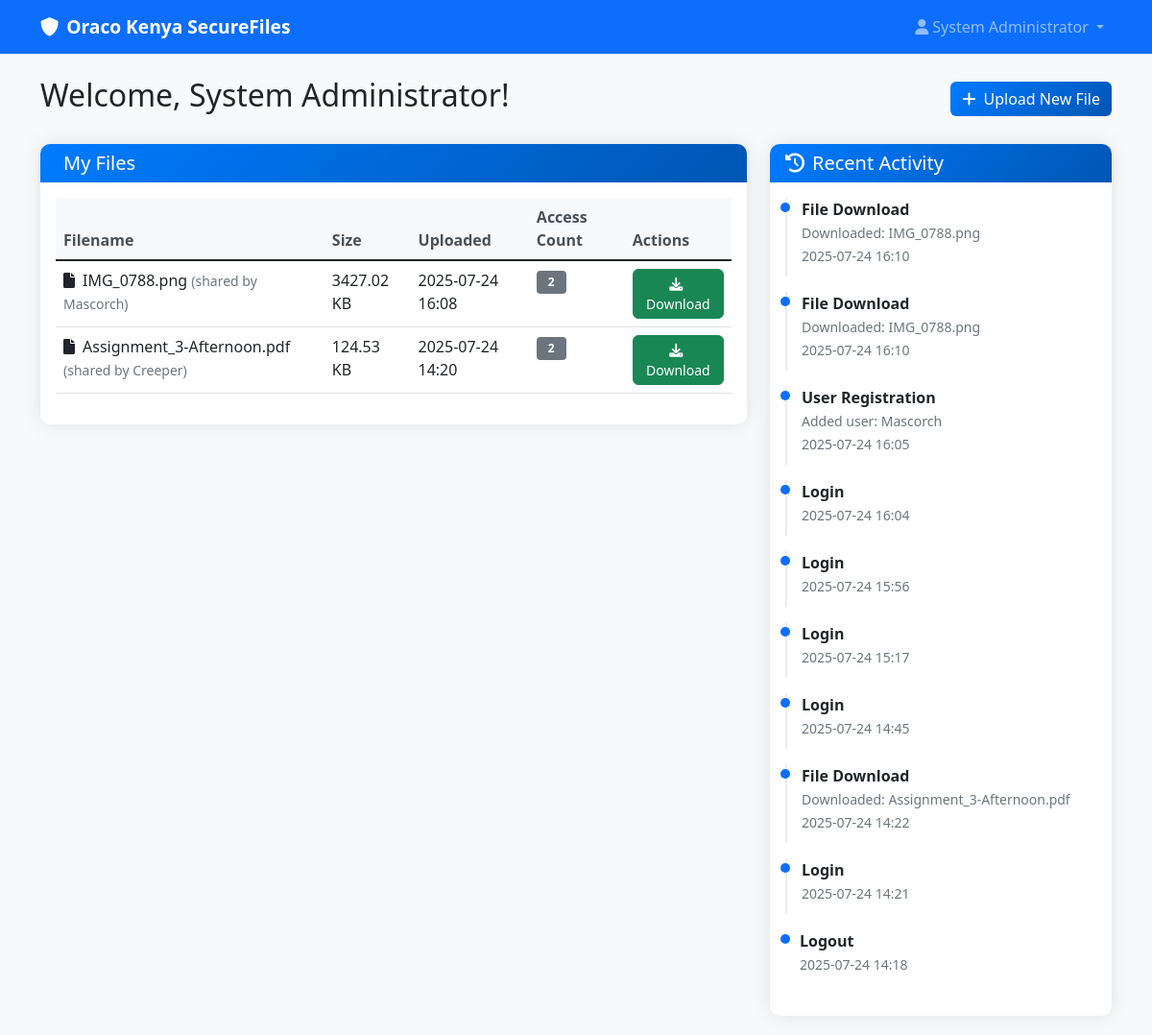
The app's page /dashboard (signed in) with its own data.
### tables this page shows
CREATE TABLE files (
        id INTEGER PRIMARY KEY AUTOINCREMENT,
        original_filename TEXT NOT NULL,
        encrypted_filename TEXT NOT NULL,
        file_size INTEGER NOT NULL,
        owner_id INTEGER NOT NULL,
        shared_with TEXT,
        encryption_key_hash TEXT NOT NULL,
        uploaded_at TIMESTAMP DEFAULT CURRENT_TIMESTAMP,
        last_accessed TIMESTAMP,
        access_count INTEGER DEFAULT 0,
        FOREIGN KEY (owner_id) REFERENCES users (id)
    );

CREATE TABLE users (
        id INTEGER PRIMARY KEY AUTOINCREMENT,
        username TEXT UNIQUE NOT NULL,
        email TEXT UNIQUE NOT NULL,
        password_hash TEXT NOT NULL,
        full_name TEXT NOT NULL,
        department TEXT NOT NULL,
        role TEXT DEFAULT 'user',
        is_active INTEGER DEFAULT 1,
        created_at TIMESTAMP DEFAULT CURRENT_TIMESTAMP,
        last_login TIMESTAMP,
        reset_token TEXT,
        reset_token_expires TIMESTAMP
    );

CREATE TABLE activity_logs (
        id INTEGER PRIMARY KEY AUTOINCREMENT,
        user_id INTEGER NOT NULL,
        action TEXT NOT NULL,
        details TEXT,
        ip_address TEXT,
        timestamp TIMESTAMP DEFAULT CURRENT_TIMESTAMP,
        FOREIGN KEY (user_id) REFERENCES users (id)
    );

### main.py (the view)
    def decorated_function(*args, **kwargs):
        if 'user_id' not in session:
            return redirect(url_for('login'))
        return f(*args, **kwargs)

### main.py (called while the page is built)
def require_login(f):
    def decorated_function(*args, **kwargs):
        if 'user_id' not in session:
            return redirect(url_for('login'))
        return f(*args, **kwargs)
    decorated_function.__name__ = f.__name__
    return decorated_function

@app.route('/dashboard')
@require_login
def dashboard():
    conn = sqlite3.connect('oraco_system.db')
    c = conn.cursor()
    c.execute('''SELECT f.id, f.original_filename, f.file_size, f.uploaded_at, f.access_count,
                        u.username as shared_by
                 FROM files f
                 LEFT JOIN users u ON f.owner_id = u.id
                 WHERE f.owner_id = ? OR f.shared_with LIKE ?
                 ORDER BY f.uploaded_at DESC''',
              (session['user_id'], f'%{session["user_id"]}%'))
    files = c.fetchall()
    c.execute('''SELECT action, details, timestamp FROM activity_logs
                 WHERE user_id = ? ORDER BY timestamp DESC LIMIT 10''',
              (session['user_id'],))
    activities = c.fetchall()
    conn.close()
    return render_template('dashboard.html', files=files, activities=activities)

### templates/dashboard.html (shortened to what this page needs)
{% extends "base.html" %}
{% block content %}
<div class="row">
    <div class="col-12">
        <div class="d-flex justify-content-between align-items-center mb-4">
            <h2>Welcome, {{ session.full_name }}!</h2>
            <a href="{{ url_for('upload_file') }}" class="btn btn-primary">
                <i class="fas fa-plus me-2"></i>Upload New File
            </a>
        </div>
    </div>
</div>
<div class="row">
    <div class="col-lg-8">
        <div class="card">
            <div class="card-header">
                <h5 class="mb-0">My Files</h5>
            </div>
            <div class="card-body">
                {% if files %}
                <div class="table-responsive">
                    <table class="table table-hover">
                        <thead>
                            <tr>
                                <th>Filename</th>
                                <th>Size</th>
                                <th>Uploaded</th>
                                <th>Access Count</th>
                                <th>Actions</th>
                            </tr>
                        </thead>
                        <tbody>
                            {% for file in files %}
                            <tr>
                                <td>
                                    <i class="fas fa-file me-2"></i>{{ file[1] }}
                                    {% if file[5] %}
                                    <small class="text-muted">(shared by {{ file[5] }})</small>
                                    {% endif %}
                                </td>
                                <td>{{ "%.2f"|format(file[2]/1024) }} KB</td>
                                <td>{{ file[3][:16] }}</td>
                                <td><span class="badge bg-secondary">{{ file[4] }}</span></td>
                                <td>
                                    <button class="btn btn-sm btn-success" onclick="downloadFile({{ file[0] }}, '{{ file[1] }}')">
                                        <i class="fas fa-download me-1"></i>Download
                                    </button>
                                </td>
                            </tr>
                            {% endfor %}
                        </tbody>
                    </table>
                </div>
                {% else %}
                <div class="text-center py-4">
                    <i class="fas fa-folder-open fa-3x text-muted mb-3"></i>
                    <p class="text-muted">No files uploaded yet. <a href="{{ url_for('upload_file') }}">Upload your first file</a></p>
                </div>
                {% endif %}
            </div>
        </div>
    </div>
    <div class="col-lg-4">
        <div class="card">
            <div class="card-header">
                <h5 class="mb-0"><i class="fas fa-history me-2"></i>Recent Activity</h5>
            </div>
            <div class="card-body">
                {% if activities %}
                <div class="timeline">
                    {% for activity in activities %}
                    <div class="timeline-item mb-3">
                        <div class="timeline-marker bg-primary"></div>
                        <div class="timeline-content">
                            <strong>{{ activity[0] }}</strong>
                            {% if activity[1] %}
                            <br><small class="text-muted">{{ activity[1] }}</small>
                            {% endif %}
                            <br><small class="text-muted">{{ activity[2][:16] }}</small>
                        </div>
                    </div>
                    {% endfor %}
                </div>
                {% else %}
                <p class="text-muted">No recent activity</p>
                {% endif %}
            </div>
        </div>
    </div>
</div>
{% endblock %}

### templates/base.html (shortened to what this page needs)
<!DOCTYPE html>
<html lang="en">
<head>
    <link href="https://cdn.jsdelivr.net/npm/bootstrap@5.1.3/dist/css/bootstrap.min.css" rel="stylesheet">
    <link href="https://cdnjs.cloudflare.com/ajax/libs/font-awesome/6.0.0/css/all.min.css" rel="stylesheet">
    <link href="{{ url_for('static', filename='css/style.css') }}" rel="stylesheet">
</head>
<body>
    <nav class="navbar navbar-expand-lg navbar-dark bg-primary">
        <div class="container">
            <a class="navbar-brand" href="{{ url_for('index') }}">
                <i class="fas fa-shield-alt me-2"></i>Oraco Kenya SecureFiles
            </a>
            {% if session.user_id %}
            <div class="navbar-nav ms-auto">
                <div class="nav-item dropdown">
                    <a class="nav-link dropdown-toggle" href="#" id="navbarDropdown" role="button" data-bs-toggle="dropdown">
                        <i class="fas fa-user me-1"></i>{{ session.full_name }}
                    </a>
                </div>
            </div>
            {% endif %}
        </div>
    </nav>
    <main class="container mt-4">
        {% block content %}{% endblock %}
    </main>
</body>
</html>

### static/css/style.css (style rules this page uses)
body { background-color: #f8f9fa; font-family: 'Segoe UI', Tahoma, Geneva, Verdana, sans-serif; }
.navbar-brand { font-weight: bold; font-size: 1.2rem; }
.card { border: none; border-radius: 10px; box-shadow: 0 0 20px rgba(0, 0, 0, 0.1); margin-bottom: 20px; }
.card-header { background: linear-gradient(135deg, #007bff, #0056b3); color: white; border-radius: 10px 10px 0 0 !important; border: none; }
.btn { border-radius: 6px; font-weight: 500; }
.btn-primary { background: linear-gradient(135deg, #007bff, #0056b3); border: none; }
.timeline { position: relative; padding-left: 30px; }
.timeline-item { position: relative; }
.timeline-marker { position: absolute; left: -35px; top: 5px; width: 10px; height: 10px; border-radius: 50%; }
.timeline-content { padding-bottom: 10px; border-left: 2px solid #e9ecef; padding-left: 15px; margin-left: -30px; }
.timeline-item:last-child .timeline-content { border-left: none; }
.table th { border-top: none; font-weight: 600; color: #495057; background-color: #f8f9fa; }
.badge { font-size: 0.75rem; padding: 0.375rem 0.75rem; }

### records on screen
files: original_filename "IMG_0788.png", username "Mascorch", file[2]/1024 "3427.02", uploaded_at "2025-07-24 16:08", access_count "2"
files: original_filename "Assignment_3-Afternoon.pdf", username "Creeper", file[2]/1024 "124.53", uploaded_at "2025-07-24 14:20", access_count "2"
activity_logs: action "File Download", details "Downloaded: IMG_0788.png", timestamp "2025-07-24 16:10"
activity_logs: action "File Download", details "Downloaded: IMG_0788.png", timestamp "2025-07-24 16:10"
activity_logs: action "User Registration", details "Added user: Mascorch", timestamp "2025-07-24 16:05"
activity_logs: action "Login", timestamp "2025-07-24 16:04"
activity_logs: action "Login", timestamp "2025-07-24 15:56"
activity_logs: action "Login", timestamp "2025-07-24 15:17"
activity_logs: action "Login", timestamp "2025-07-24 14:45"
activity_logs: action "File Download", details "Downloaded: Assignment_3-Afternoon.pdf", timestamp "2025-07-24 14:22"
activity_logs: action "Login", timestamp "2025-07-24 14:21"
activity_logs: action "Logout", timestamp "2025-07-24 14:18"

### other values on screen
{{ session.full_name }} "System Administrator"
